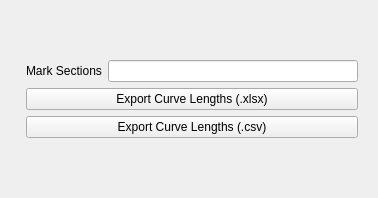
      <widget class="QWidget" name="ResultWidget">
       <attribute name="title">
        <string>View Results</string>
       </attribute>
       <layout class="QHBoxLayout" name="horizontalLayout_12" stretch="1,0">
        <item>
         <layout class="QVBoxLayout" name="verticalLayout_9">
          <item>
           <widget class="STVTKFrame" name="vtk_frame_results">
            <property name="frameShape">
             <enum>QFrame::StyledPanel</enum>
            </property>
            <property name="frameShadow">
             <enum>QFrame::Raised</enum>
            </property>
           </widget>
          </item>
          <item>
           <widget class="Axes" name="result_ax"/>
          </item>
         </layout>
        </item>
        <item>
         <widget class="QWidget" name="widget_4" native="true">
          <property name="minimumSize">
           <size>
            <width>350</width>
            <height>0</height>
           </size>
          </property>
          <layout class="QVBoxLayout" name="verticalLayout_5">
           <item>
            <spacer name="verticalSpacer_4">
             <property name="orientation">
              <enum>Qt::Vertical</enum>
             </property>
             <property name="sizeHint" stdset="0">
              <size>
               <width>20</width>
               <height>40</height>
              </size>
             </property>
            </spacer>
           </item>
           <item>
            <layout class="QFormLayout" name="formLayout">
             <item row="0" column="0">
              <widget class="QLabel" name="markSectionsLabel">
               <property name="text">
                <string>Mark Sections</string>
               </property>
              </widget>
             </item>
             <item row="0" column="1">
              <widget class="QLineEdit" name="markSectionsLineEdit"/>
             </item>
            </layout>
           </item>
           <item>
            <widget class="QPushButton" name="pushButton_export_curve_lengths_xls">
             <property name="text">
              <string>Export Curve Lengths (.xlsx)</string>
             </property>
            </widget>
           </item>
           <item>
            <widget class="QPushButton" name="pushButton_export_curve_lengths_csv">
             <property name="text">
              <string>Export Curve Lengths (.csv)</string>
             </property>
            </widget>
           </item>
           <item>
            <spacer name="verticalSpacer_5">
             <property name="orientation">
              <enum>Qt::Vertical</enum>
             </property>
             <property name="sizeHint" stdset="0">
              <size>
               <width>20</width>
               <height>40</height>
              </size>
             </property>
            </spacer>
           </item>
          </layout>
         </widget>
        </item>
       </layout>
      </widget>
